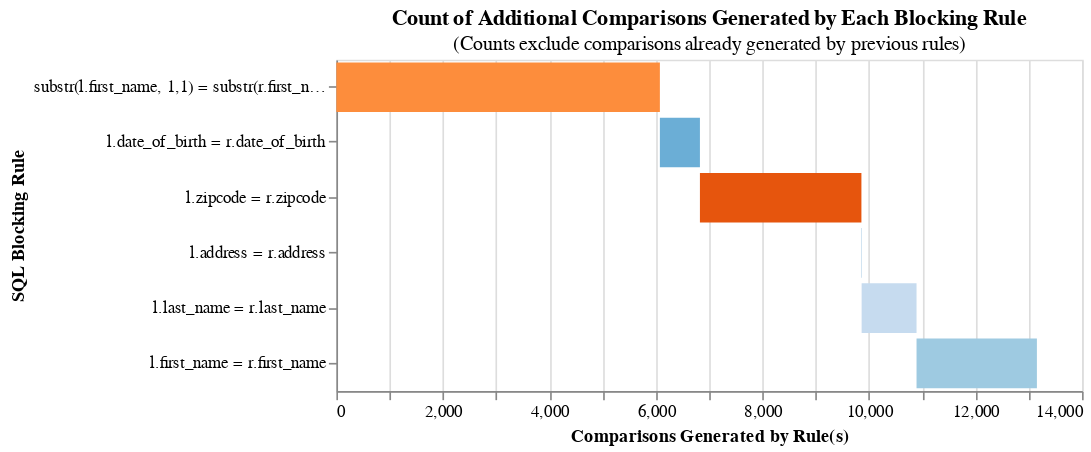

The cell this chart's notebook holds for it:
### Code cell
prediction_blocking_rules = [
    (
        'substr(l.first_name, 1,1) = substr(r.first_name, 1,1)'
        ' and substr(l.last_name, 1,1) = substr(r.last_name, 1,1)'
    ),
    'l.date_of_birth = r.date_of_birth',
    'l.zipcode = r.zipcode',
    'l.address = r.address',
    'l.last_name = r.last_name',
    'l.first_name = r.first_name',
#     'l.sex = r.sex and substr(l.zipcode, 1,3) = substr(r.zipcode, 1,3)',
]

print('Cartesion product of input:', len(df_census_u5) * len(df_wic), '\n')

for rule in prediction_blocking_rules:
    count = linker.count_num_comparisons_from_blocking_rule(rule)
    print(f"Number of comparisons generated by '{rule}': {count:,.0f}")

linker.cumulative_num_comparisons_from_blocking_rules_chart(prediction_blocking_rules)

### Figure 1 — Vega-Lite specification as saved in the notebook (floating-point values rounded to 4 significant figures)
{"$schema": "https://vega.github.io/schema/vega-lite/v5.json", "width": 450, "height": 200, "title": {"text": "Count of Additional Comparisons Generated by Each Blocking Rule", "subtitle": "(Counts exclude comparisons already generated by previous rules)"}, "data": {"values": [{"row_count": 6074, "rule": "substr(l.first_name, 1,1) = substr(r.first_name, 1,1) and substr(l.last_name, 1,1) = substr(r.last_name, 1,1)", "cumulative_rows": 6074, "cartesian": 1419819, "reduction_ratio": "The rolling reduction ratio with your given blocking rule(s) is 0.996. \nThis represents the reduction in the total number of comparisons due to your rule(s).", "start": 0}, {"row_count": 752, "rule": "l.date_of_birth = r.date_of_birth", "cumulative_rows": 6826, "cartesian": 1419819, "reduction_ratio": "The rolling reduction ratio with your given blocking rule(s) is 0.995. \nThis represents the reduction in the total number of comparisons due to your rule(s).", "start": 6074}, {"row_count": 3032, "rule": "l.zipcode = r.zipcode", "cumulative_rows": 9858, "cartesian": 1419819, "reduction_ratio": "The rolling reduction ratio with your given blocking rule(s) is 0.993. \nThis represents the reduction in the total number of comparisons due to your rule(s).", "start": 6826}, {"row_count": 4, "rule": "l.address = r.address", "cumulative_rows": 9862, "cartesian": 1419819, "reduction_ratio": "The rolling reduction ratio with your given blocking rule(s) is 0.993. \nThis represents the reduction in the total number of comparisons due to your rule(s).", "start": 9858}, {"row_count": 1031, "rule": "l.last_name = r.last_name", "cumulative_rows": 10893, "cartesian": 1419819, "reduction_ratio": "The rolling reduction ratio with your given blocking rule(s) is 0.992. \nThis represents the reduction in the total number of comparisons due to your rule(s).", "start": 9862}, {"row_count": 2260, "rule": "l.first_name = r.first_name", "cumulative_rows": 13153, "cartesian": 1419819, "reduction_ratio": "The rolling reduction ratio with your given blocking rule(s) is 0.991. \nThis represents the reduction in the total number of comparisons due to your rule(s).", "start": 10893}]}, "mark": "bar", "encoding": {"x": {"title": "Comparisons Generated by Rule(s)", "field": "start", "type": "quantitative"}, "x2": {"field": "cumulative_rows"}, "y": {"field": "rule", "title": "SQL Blocking Rule", "sort": ["-x2"]}, "color": {"field": "rule", "legend": null, "scale": {"scheme": "category20c"}}, "order": {"field": "cumulative_rows"}, "tooltip": [{"type": "nominal", "field": "rule", "title": "SQL Condition"}, {"type": "quantitative", "field": "row_count", "title": "Comparisons Generated", "format": ","}, {"type": "quantitative", "field": "cumulative_rows", "title": "Cumulative Comparisons", "format": ","}, {"type": "quantitative", "field": "cartesian", "title": "Cartesian Product of Input Data", "format": ","}, {"type": "quantitative", "field": "reduction_ratio", "title": "Reduction Ratio (cumulative rows/cartesian product)"}]}}
